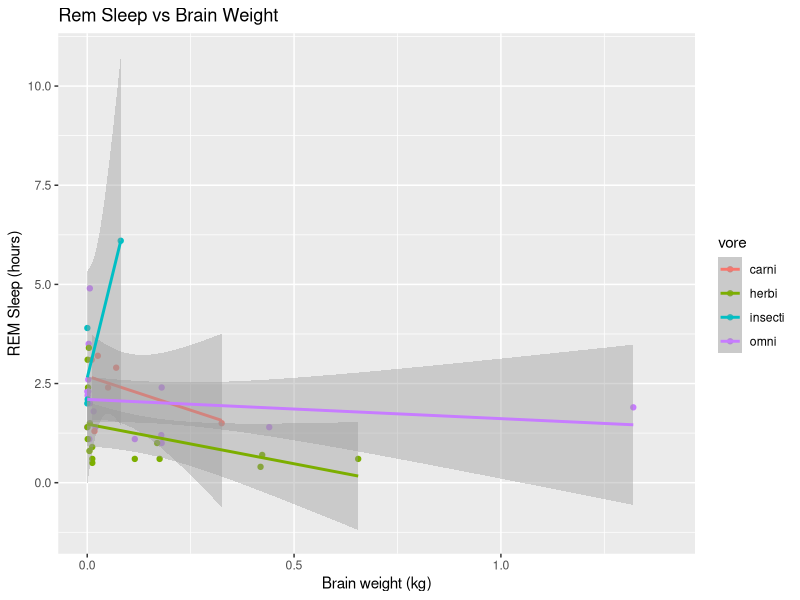
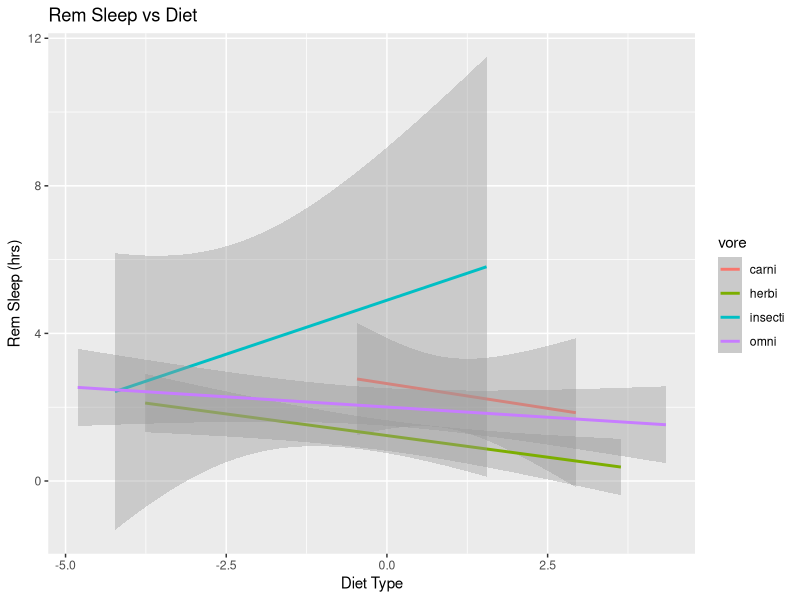
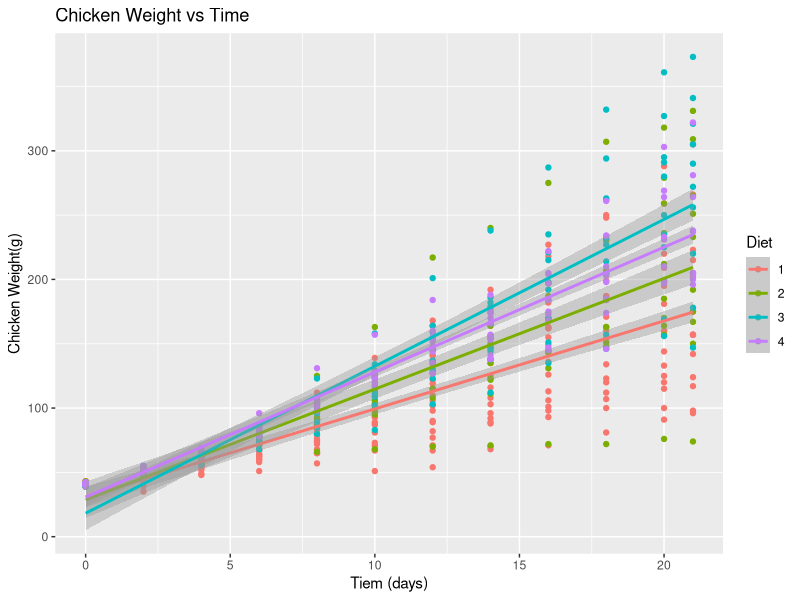

These figures' R source, in order:
## ---- chunk 1
knitr::opts_chunk$set(echo = TRUE, eval = TRUE, fig.align = "center", warning = F, message = F, R.options=list(max.print=100))

# Edit the file starting below

library(tidyverse)
## ---- chunk 2
library(ggplot2)
# Fit a multiple linear regression model with both predictors
fit <- lm(sleep_rem ~ brainwt + vore + brainwt*vore, data = msleep)
mySleep <- msleep
summary(fit)

## ---- chunk 3
yInsectivore <- 2.68511 - 3.42607 - 0.04121 + 46.01707 # if animal is an insectivore
yHerbivore <- 2.68511 - 3.42607 - 1.20881 + 1.42876 # if animal isa herbivore
yCarnivore <- 2.68511 - 3.42607  # if animal is a carnivore
yOmnivore <- 2.68511 - 3.42607 - 0.58505 + 2.94134
diffInsectiOmni <- yInsectivore - yOmnivore
diffInsectiCarni <- yInsectivore - yCarnivore
diffInsectiHerbi <- yInsectivore - yHerbivore
## ---- chunk 4
mySleep$brainwt <- mySleep$brainwt - mean(mySleep$brainwt,na.rm = TRUE)
fit <- lm(sleep_rem ~ brainwt + vore + brainwt*vore, data = mySleep)
summary(fit)

## ---- chunk 5
mySleep <- msleep
mySleep <- mySleep[!is.na(mySleep$vore),]
ggplot(mySleep,aes(y=sleep_rem,x=brainwt,color=vore)) + 
  geom_point() + xlim(0,1.4) + geom_smooth(method = "lm") + xlab("Brain weight (kg)") + ylab("REM Sleep (hours)") + ggtitle("Rem Sleep vs Brain Weight")
print(mean(mySleep$brainwt,na.rm = TRUE))
## ---- chunk 6
mySleep <- msleep
mySleep$brainwt <- log(mySleep$brainwt)
mySleep$brainwt <- mySleep$brainwt - mean(mySleep$brainwt,na.rm = TRUE)
fit <- lm(sleep_rem ~ brainwt + vore + brainwt*vore, data = mySleep)
summary(fit)

## ---- chunk 7
mySleep <- msleep
mySleep$brainwt <- log(mySleep$brainwt)
mySleep$brainwt <- mySleep$brainwt - mean(mySleep$brainwt,na.rm = TRUE)
mySleep %>% drop_na(vore) %>% ggplot(aes(brainwt,sleep_rem))+ geom_smooth(aes(col=vore),method="lm") + ggtitle("Rem Sleep vs Diet") + xlab("Diet Type") + ylab("Rem Sleep (hrs)")
## ---- chunk 8
ggplot(data=ChickWeight,aes(x=`Time`,y=`weight`,color = Diet)) + geom_point(size=1.5)+ggtitle("Chicken Weight vs Time") + labs(y="Chicken Weight(g)",x="Tiem (days)") + geom_smooth(method = "lm",aes(color = Diet)) 
## ---- chunk 9
# your code goes here (make sure to add comments)
## ---- chunk 10
# your code goes here (make sure to add comments) 
## ---- chunk 11
# your code goes here (make sure to add comments)
## ---- chunk 12
# your code goes here (make sure to add comments)
## ---- chunk 13
## DO NOT DELETE THIS BLOCK!
Sys.info()
